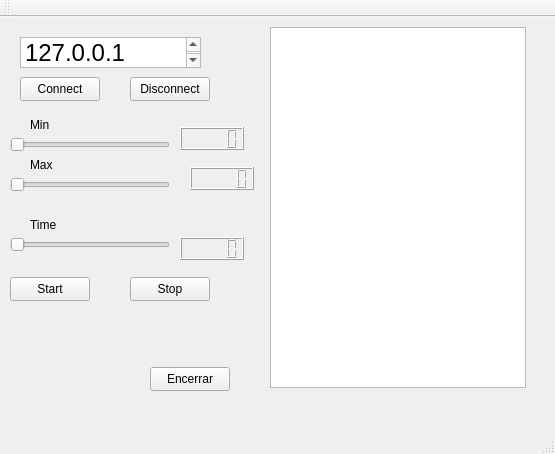
<?xml version="1.0" encoding="UTF-8"?>
<ui version="4.0">
 <class>MainWindow</class>
 <widget class="QMainWindow" name="MainWindow">
  <property name="geometry">
   <rect>
    <x>0</x>
    <y>0</y>
    <width>555</width>
    <height>454</height>
   </rect>
  </property>
  <property name="windowTitle">
   <string>MainWindow</string>
  </property>
  <widget class="QWidget" name="centralWidget">
   <widget class="QPushButton" name="pushButtonEnd">
    <property name="geometry">
     <rect>
      <x>150</x>
      <y>350</y>
      <width>80</width>
      <height>24</height>
     </rect>
    </property>
    <property name="text">
     <string>Encerrar</string>
    </property>
   </widget>
   <widget class="QSlider" name="horizontalSliderMin">
    <property name="geometry">
     <rect>
      <x>10</x>
      <y>120</y>
      <width>160</width>
      <height>16</height>
     </rect>
    </property>
    <property name="orientation">
     <enum>Qt::Horizontal</enum>
    </property>
   </widget>
   <widget class="QSlider" name="horizontalSliderMax">
    <property name="geometry">
     <rect>
      <x>10</x>
      <y>160</y>
      <width>160</width>
      <height>16</height>
     </rect>
    </property>
    <property name="orientation">
     <enum>Qt::Horizontal</enum>
    </property>
   </widget>
   <widget class="QLCDNumber" name="lcdNumberMin">
    <property name="geometry">
     <rect>
      <x>180</x>
      <y>110</y>
      <width>64</width>
      <height>23</height>
     </rect>
    </property>
   </widget>
   <widget class="QLCDNumber" name="lcdNumberMax">
    <property name="geometry">
     <rect>
      <x>190</x>
      <y>150</y>
      <width>64</width>
      <height>23</height>
     </rect>
    </property>
   </widget>
   <widget class="QTextBrowser" name="textBrowser">
    <property name="geometry">
     <rect>
      <x>270</x>
      <y>10</y>
      <width>256</width>
      <height>361</height>
     </rect>
    </property>
   </widget>
   <widget class="QSlider" name="horizontalSliderTime">
    <property name="geometry">
     <rect>
      <x>10</x>
      <y>220</y>
      <width>160</width>
      <height>16</height>
     </rect>
    </property>
    <property name="orientation">
     <enum>Qt::Horizontal</enum>
    </property>
   </widget>
   <widget class="QLCDNumber" name="lcdNumberTime">
    <property name="geometry">
     <rect>
      <x>180</x>
      <y>220</y>
      <width>64</width>
      <height>23</height>
     </rect>
    </property>
   </widget>
   <widget class="QLabel" name="labelMin">
    <property name="geometry">
     <rect>
      <x>30</x>
      <y>100</y>
      <width>49</width>
      <height>16</height>
     </rect>
    </property>
    <property name="text">
     <string>Min</string>
    </property>
   </widget>
   <widget class="QLabel" name="labelMax">
    <property name="geometry">
     <rect>
      <x>30</x>
      <y>140</y>
      <width>49</width>
      <height>16</height>
     </rect>
    </property>
    <property name="text">
     <string>Max</string>
    </property>
   </widget>
   <widget class="QLabel" name="labelTime">
    <property name="geometry">
     <rect>
      <x>30</x>
      <y>200</y>
      <width>49</width>
      <height>16</height>
     </rect>
    </property>
    <property name="text">
     <string>Time</string>
    </property>
   </widget>
   <widget class="QTextBrowser" name="textBrowser_2">
    <property name="geometry">
     <rect>
      <x>20</x>
      <y>20</y>
      <width>181</width>
      <height>31</height>
     </rect>
    </property>
    <property name="html">
     <string>&lt;!DOCTYPE HTML PUBLIC &quot;-//W3C//DTD HTML 4.0//EN&quot; &quot;http://www.w3.org/TR/REC-html40/strict.dtd&quot;&gt;
&lt;html&gt;&lt;head&gt;&lt;meta name=&quot;qrichtext&quot; content=&quot;1&quot; /&gt;&lt;meta charset=&quot;utf-8&quot; /&gt;&lt;style type=&quot;text/css&quot;&gt;
p, li { white-space: pre-wrap; }
hr { height: 1px; border-width: 0; }
li.unchecked::marker { content: &quot;\2610&quot;; }
li.checked::marker { content: &quot;\2612&quot;; }
&lt;/style&gt;&lt;/head&gt;&lt;body style=&quot; font-family:'Segoe UI'; font-size:9pt; font-weight:400; font-style:normal;&quot;&gt;
&lt;p style=&quot; margin-top:0px; margin-bottom:0px; margin-left:0px; margin-right:0px; -qt-block-indent:0; text-indent:0px;&quot;&gt;&lt;span style=&quot; font-size:18pt;&quot;&gt;127.0.0.1&lt;/span&gt;&lt;/p&gt;&lt;/body&gt;&lt;/html&gt;</string>
    </property>
   </widget>
   <widget class="QPushButton" name="pushButtonStart">
    <property name="geometry">
     <rect>
      <x>10</x>
      <y>260</y>
      <width>80</width>
      <height>24</height>
     </rect>
    </property>
    <property name="text">
     <string>Start</string>
    </property>
   </widget>
   <widget class="QPushButton" name="pushButtonStop">
    <property name="geometry">
     <rect>
      <x>130</x>
      <y>260</y>
      <width>80</width>
      <height>24</height>
     </rect>
    </property>
    <property name="text">
     <string>Stop</string>
    </property>
   </widget>
   <widget class="QPushButton" name="pushButtonConnect">
    <property name="geometry">
     <rect>
      <x>20</x>
      <y>60</y>
      <width>80</width>
      <height>24</height>
     </rect>
    </property>
    <property name="text">
     <string>Connect</string>
    </property>
   </widget>
   <widget class="QPushButton" name="pushButtonDisconnect">
    <property name="geometry">
     <rect>
      <x>130</x>
      <y>60</y>
      <width>80</width>
      <height>24</height>
     </rect>
    </property>
    <property name="text">
     <string>Disconnect</string>
    </property>
   </widget>
  </widget>
  <widget class="QMenuBar" name="menuBar">
   <property name="geometry">
    <rect>
     <x>0</x>
     <y>0</y>
     <width>555</width>
     <height>21</height>
    </rect>
   </property>
  </widget>
  <widget class="QToolBar" name="mainToolBar">
   <attribute name="toolBarArea">
    <enum>TopToolBarArea</enum>
   </attribute>
   <attribute name="toolBarBreak">
    <bool>false</bool>
   </attribute>
  </widget>
  <widget class="QStatusBar" name="statusBar"/>
 </widget>
 <layoutdefault spacing="6" margin="11"/>
 <resources/>
 <connections>
  <connection>
   <sender>horizontalSliderMin</sender>
   <signal>valueChanged(int)</signal>
   <receiver>lcdNumberMin</receiver>
   <slot>display(int)</slot>
   <hints>
    <hint type="sourcelabel">
     <x>79</x>
     <y>158</y>
    </hint>
    <hint type="destinationlabel">
     <x>201</x>
     <y>148</y>
    </hint>
   </hints>
  </connection>
  <connection>
   <sender>horizontalSliderMax</sender>
   <signal>valueChanged(int)</signal>
   <receiver>lcdNumberMax</receiver>
   <slot>display(int)</slot>
   <hints>
    <hint type="sourcelabel">
     <x>79</x>
     <y>198</y>
    </hint>
    <hint type="destinationlabel">
     <x>211</x>
     <y>188</y>
    </hint>
   </hints>
  </connection>
  <connection>
   <sender>horizontalSliderTime</sender>
   <signal>valueChanged(int)</signal>
   <receiver>lcdNumberTime</receiver>
   <slot>display(int)</slot>
   <hints>
    <hint type="sourcelabel">
     <x>89</x>
     <y>265</y>
    </hint>
    <hint type="destinationlabel">
     <x>211</x>
     <y>269</y>
    </hint>
   </hints>
  </connection>
  <connection>
   <sender>pushButtonStart</sender>
   <signal>clicked()</signal>
   <receiver>MainWindow</receiver>
   <slot>startDataTransmission()</slot>
   <hints>
    <hint type="sourcelabel">
     <x>54</x>
     <y>312</y>
    </hint>
    <hint type="destinationlabel">
     <x>93</x>
     <y>334</y>
    </hint>
   </hints>
  </connection>
  <connection>
   <sender>pushButtonStop</sender>
   <signal>clicked()</signal>
   <receiver>MainWindow</receiver>
   <slot>stopDataTransmission()</slot>
   <hints>
    <hint type="sourcelabel">
     <x>197</x>
     <y>308</y>
    </hint>
    <hint type="destinationlabel">
     <x>236</x>
     <y>312</y>
    </hint>
   </hints>
  </connection>
  <connection>
   <sender>pushButtonConnect</sender>
   <signal>clicked()</signal>
   <receiver>MainWindow</receiver>
   <slot>tcpConnect()</slot>
   <hints>
    <hint type="sourcelabel">
     <x>59</x>
     <y>109</y>
    </hint>
    <hint type="destinationlabel">
     <x>277</x>
     <y>226</y>
    </hint>
   </hints>
  </connection>
 </connections>
 <slots>
  <slot>sendText()</slot>
  <slot>putData()</slot>
  <slot>tcpConnect()</slot>
  <slot>startDataTransmission()</slot>
  <slot>stopDataTransmission()</slot>
 </slots>
</ui>
